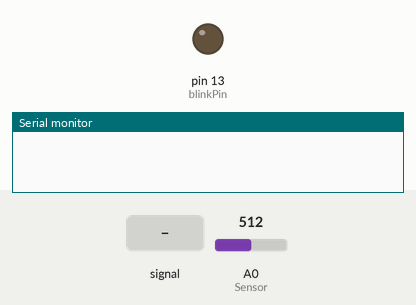
A sketch run on a simulated Arduino Uno, built with avr-gcc and run on an emulated ATmega328P. On the bench: output pins drawn as LEDs (lit = HIGH), the last lines printed to the serial monitor. The inputs (shaded band) are chosen by the test bench; at power-on: A0 (Sensor) = 512.

Above: at 1.2 s.
1.3 s: A0 (Sensor) fed a 200 Hz sine of ±81 counts around its level
At 1.98 s:
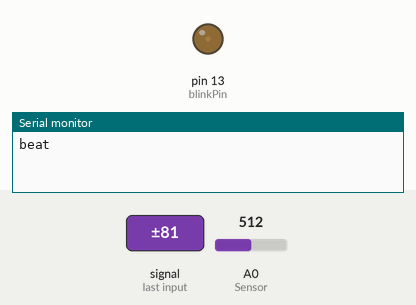
4.3 s: A0 (Sensor) set to 521
5.8 s: A0 (Sensor) fed a 50 Hz sine of ±306 counts around its level
At 6.3 s:
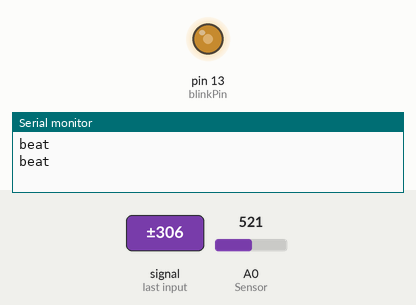
7.4 s: A0 (Sensor) set to 511
At 8.6 s:
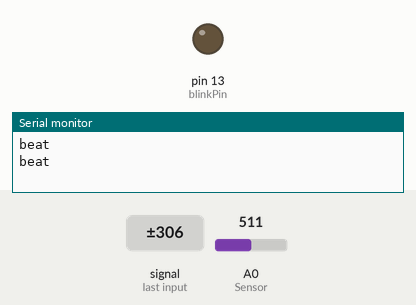
8.9 s: A0 (Sensor) set to 716
At 9.2 s:
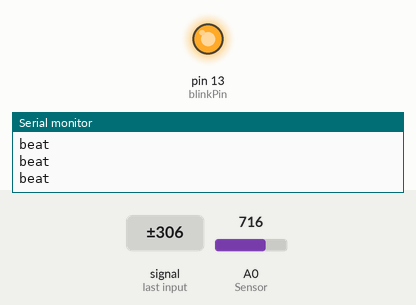
Timing chart, 0 to 11.4 s (numbered marks = the images above; inputs shaded):
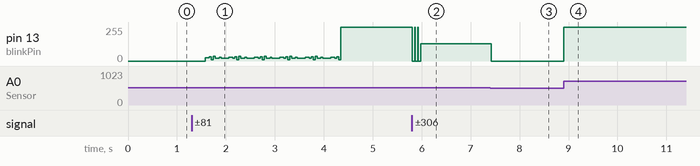

Measured:
- after the input at 1.3 s, pin 13 (blinkPin): 0/255 → 25/255 after 0.28 s, then repeats every 0.52 s: 31/255 0.04 s, 11/255 0.04 s, 36/255 0.04 s, 19/255 0.08 s, 28/255 0.04 s, 21/255 0.16 s, 28/255 0.08 s, 20/255 0.04 s
- after the input at 5.8 s, pin 13 (blinkPin): 255/255 → 128/255 at once
- after the input at 7.4 s, pin 13 (blinkPin): 128/255 → 0/255 at once
- after the input at 8.9 s, pin 13 (blinkPin): 0/255 → 255/255 at once

The sketch:

pulseTest3.ino
```cpp
const int maxAvgSample = 20;
volatile int rate[maxAvgSample];                    // used to hold last ten IBI values
boolean sendok = false;
volatile unsigned long sampleCounter = 0;          // used to determine pulse timing
volatile unsigned long lastBeatTime = 0;           // used to find the inter beat interval
volatile int P =512;                      // used to find peak in pulse wave
volatile int T = 512;                     // used to find trough in pulse wave
volatile int thresh = 512;                // used to find instant moment of heart beat
volatile int amp = 100;                   // used to hold amplitude of pulse waveform
volatile boolean firstBeat = true;        // used to seed rate array so we startup with reasonable BPM
volatile boolean secondBeat = true;       // used to seed rate array so we startup with reasonable BPM
volatile int BPM;                   // used to hold the pulse rate
volatile int Signal;                // holds the incoming raw data
volatile int IBI = 600;             // holds the time between beats, the Inter-Beat Interval
volatile boolean Pulse = false;     // true when pulse wave is high, false when it's low
volatile boolean QS = false;
int blinkPin = 13;


void setup() {
   Serial.begin(115200);
   pinMode(13,OUTPUT);

}

void loop() {
  Test();

}


void Test()
{


      Signal = analogRead(A0);              // read the Pulse Sensor
        sampleCounter += 2;                         // keep track of the time in mS with this variable
    int N = sampleCounter - lastBeatTime;       // monitor the time since the last beat to avoid noise

      if(Signal < thresh && N > (IBI/5)*3){       // avoid dichrotic noise by waiting 3/5 of last IBI
        if (Signal < T){                        // T is the trough
            T = Signal;                         // keep track of lowest point in pulse wave
         }
       }

    if(Signal > thresh && Signal > P){          // thresh condition helps avoid noise
        P = Signal;                             // P is the peak
       }                                        // keep track of highest point in pulse wave

  //  NOW IT'S TIME TO LOOK FOR THE HEART BEAT
  // signal surges up in value every time there is a pulse
if (N > 250){                                   // avoid high frequency noise
  if ( (Signal > thresh) && (Pulse == false) && (N > (IBI/5)*3) ){
    Pulse = true;                               // set the Pulse flag when we think there is a pulse
    digitalWrite(blinkPin,HIGH);                // turn on pin 13 LED
    IBI = sampleCounter - lastBeatTime;         // measure time between beats in mS
    lastBeatTime = sampleCounter;               // keep track of time for next pulse

         if(firstBeat){                         // if it's the first time we found a beat, if firstBeat == TRUE
             firstBeat = false;                 // clear firstBeat flag
             sendBeat();
             return;                            // IBI value is unreliable so discard it
            }
         if(secondBeat){                        // if this is the second beat, if secondBeat == TRUE
            secondBeat = false;                 // clear secondBeat flag
               for(int i=0; i<=maxAvgSample-1; i++){         // seed the running total to get a realisitic BPM at startup
                    rate[i] = IBI;
                    }
            }

    // keep a running total of the last 10 IBI values
    word runningTotal = 0;                   // clear the runningTotal variable

    for(int i=0; i<=(maxAvgSample-2); i++){                // shift data in the rate array
          rate[i] = rate[i+1];              // and drop the oldest IBI value
          runningTotal += rate[i];          // add up the 9 oldest IBI values
        }

    rate[maxAvgSample-1] = IBI;                          // add the latest IBI to the rate array
    runningTotal += rate[maxAvgSample-1];                // add the latest IBI to runningTotal
    runningTotal /= maxAvgSample;                     // average the last 10 IBI values
    BPM = 60000/runningTotal;               // how many beats can fit into a minute? that's BPM!
    QS = true;                              // set Quantified Self flag
    // QS FLAG IS NOT CLEARED INSIDE THIS ISR
    }
}

  if (Signal < thresh && Pulse == true){     // when the values are going down, the beat is over
      digitalWrite(blinkPin,LOW);            // turn off pin 13 LED
      Pulse = false;                         // reset the Pulse flag so we can do it again
      amp = P - T;                           // get amplitude of the pulse wave
      thresh = amp/2 + T;                    // set thresh at 50% of the amplitude
      P = thresh;                            // reset these for next time
      T = thresh;
     }

  if (N > 2500){                             // if 2.5 seconds go by without a beat
      thresh = 512;                          // set thresh default
      P = 512;                               // set P default
      T = 512;                               // set T default
      lastBeatTime = sampleCounter;          // bring the lastBeatTime up to date
      firstBeat = true;                      // set these to avoid noise
      secondBeat = true;                     // when we get the heartbeat back
     }

  //sei();                                     // enable interrupts when youre done!
}
void sendBeat(){
  Serial.println("beat");
}
```
